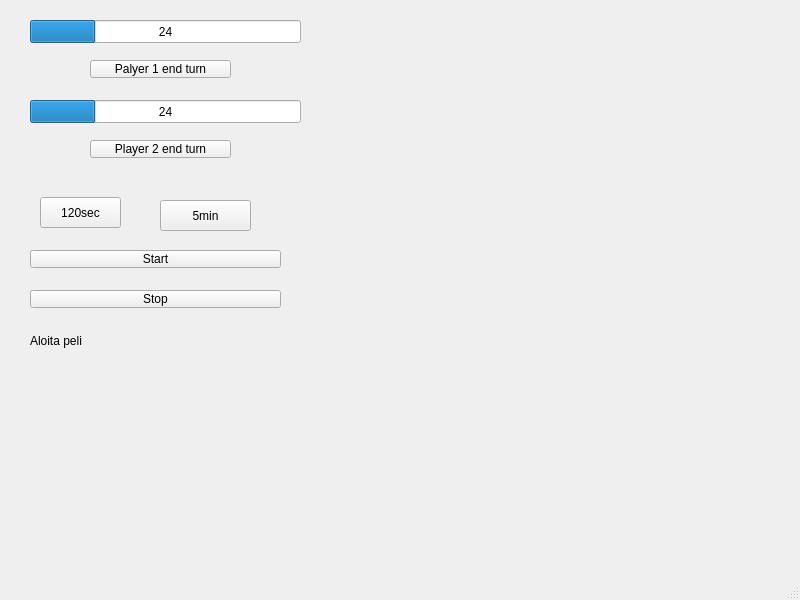
<?xml version="1.0" encoding="UTF-8"?>
<ui version="4.0">
 <class>MainWindow</class>
 <widget class="QMainWindow" name="MainWindow">
  <property name="geometry">
   <rect>
    <x>0</x>
    <y>0</y>
    <width>800</width>
    <height>600</height>
   </rect>
  </property>
  <property name="windowTitle">
   <string>MainWindow</string>
  </property>
  <widget class="QWidget" name="centralwidget">
   <widget class="QProgressBar" name="progressBar_1">
    <property name="geometry">
     <rect>
      <x>30</x>
      <y>20</y>
      <width>271</width>
      <height>23</height>
     </rect>
    </property>
    <property name="value">
     <number>24</number>
    </property>
    <property name="format">
     <string>%v</string>
    </property>
   </widget>
   <widget class="QPushButton" name="p1end">
    <property name="geometry">
     <rect>
      <x>90</x>
      <y>60</y>
      <width>141</width>
      <height>18</height>
     </rect>
    </property>
    <property name="text">
     <string>Palyer 1 end turn</string>
    </property>
   </widget>
   <widget class="QPushButton" name="p2end">
    <property name="geometry">
     <rect>
      <x>90</x>
      <y>140</y>
      <width>141</width>
      <height>18</height>
     </rect>
    </property>
    <property name="text">
     <string>Player 2 end turn</string>
    </property>
   </widget>
   <widget class="QProgressBar" name="progressBar_2">
    <property name="geometry">
     <rect>
      <x>30</x>
      <y>100</y>
      <width>271</width>
      <height>23</height>
     </rect>
    </property>
    <property name="value">
     <number>24</number>
    </property>
    <property name="format">
     <string>%v</string>
    </property>
   </widget>
   <widget class="QPushButton" name="startGame">
    <property name="geometry">
     <rect>
      <x>30</x>
      <y>250</y>
      <width>251</width>
      <height>18</height>
     </rect>
    </property>
    <property name="text">
     <string>Start</string>
    </property>
   </widget>
   <widget class="QPushButton" name="setTime120">
    <property name="geometry">
     <rect>
      <x>40</x>
      <y>197</y>
      <width>81</width>
      <height>31</height>
     </rect>
    </property>
    <property name="text">
     <string>120sec</string>
    </property>
   </widget>
   <widget class="QPushButton" name="setTime300">
    <property name="geometry">
     <rect>
      <x>160</x>
      <y>200</y>
      <width>91</width>
      <height>31</height>
     </rect>
    </property>
    <property name="text">
     <string>5min</string>
    </property>
   </widget>
   <widget class="QPushButton" name="stopGame">
    <property name="geometry">
     <rect>
      <x>30</x>
      <y>290</y>
      <width>251</width>
      <height>18</height>
     </rect>
    </property>
    <property name="text">
     <string>Stop</string>
    </property>
   </widget>
   <widget class="QLabel" name="label">
    <property name="geometry">
     <rect>
      <x>30</x>
      <y>320</y>
      <width>251</width>
      <height>41</height>
     </rect>
    </property>
    <property name="text">
     <string>Aloita peli</string>
    </property>
   </widget>
  </widget>
  <widget class="QMenuBar" name="menubar">
   <property name="geometry">
    <rect>
     <x>0</x>
     <y>0</y>
     <width>800</width>
     <height>17</height>
    </rect>
   </property>
  </widget>
  <widget class="QStatusBar" name="statusbar"/>
 </widget>
 <resources/>
 <connections/>
</ui>
